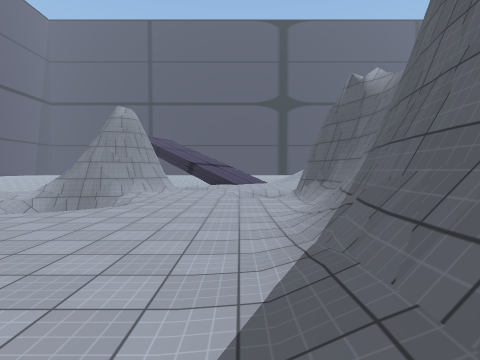
View 1 (above)

24 first-person views from a walk through a 3-D level made in the Unity game engine. The camera is 1.4 m above the floor, tilts 2° down and sees 80° across. The floor is counted in squares, 2 m on a side. Each view is taken from the middle of a square. On the plan, view 1 faces up. The plan holds only what a view shows up to about 10 squares ahead; the rest is blank. The place goes on beyond the plan. The player is left out. Some animated figures are left out. Some surface patterns are stand-ins.

View 2
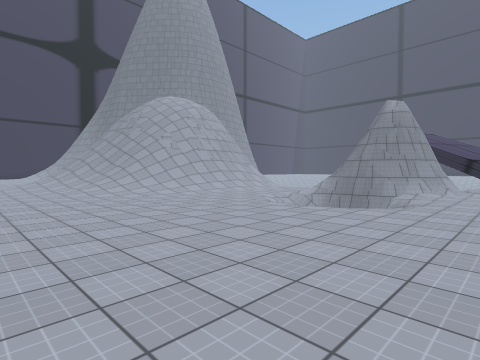

View 3
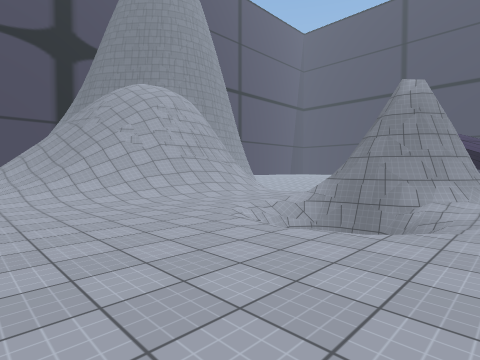

View 4
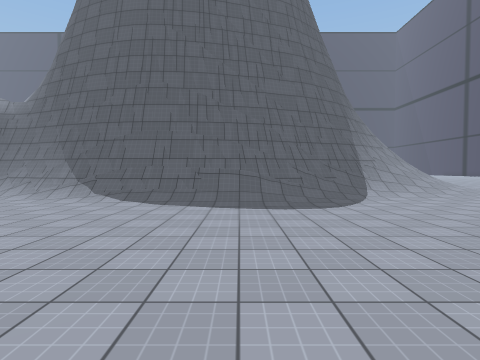

View 5
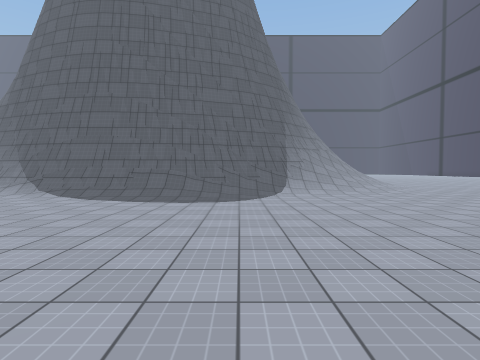

View 6
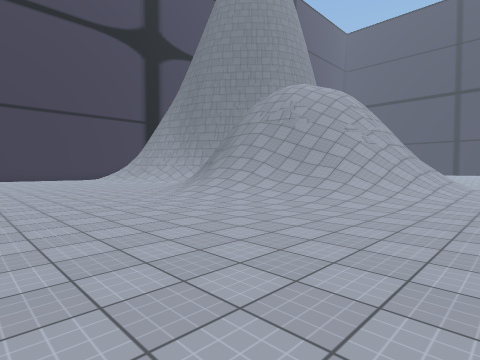

View 7
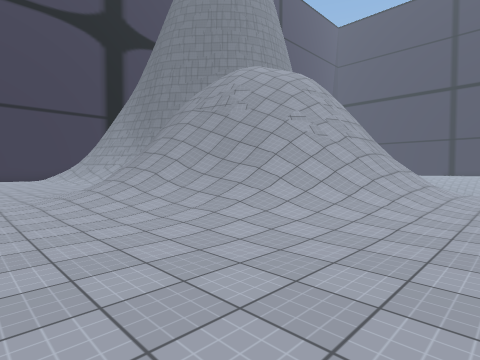

View 8
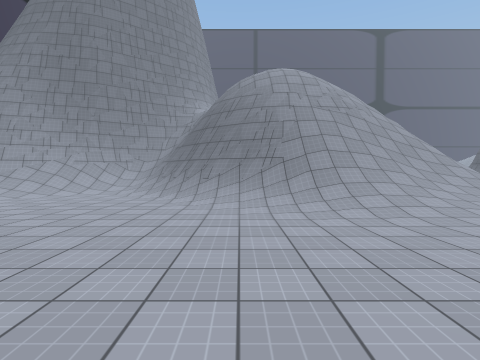

View 9
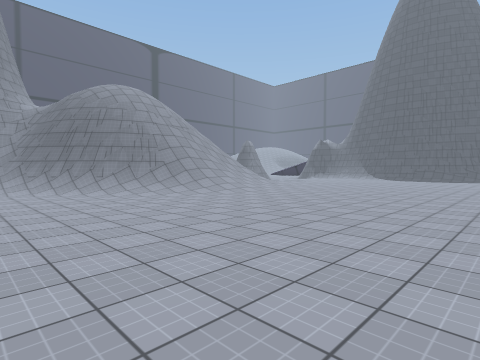

View 10
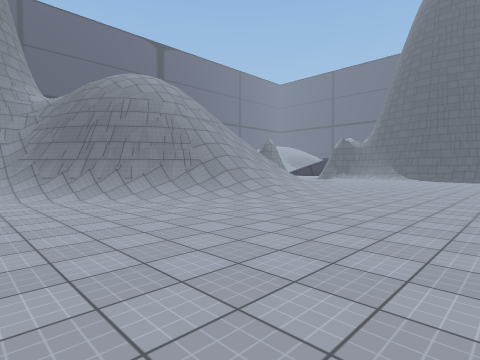

View 11
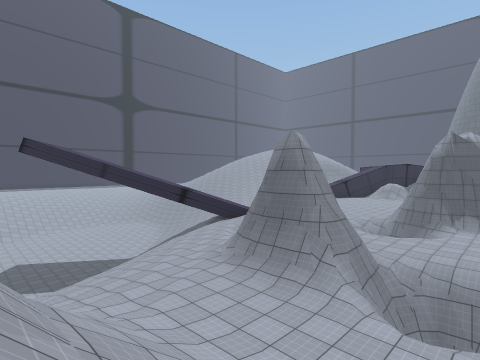

View 12
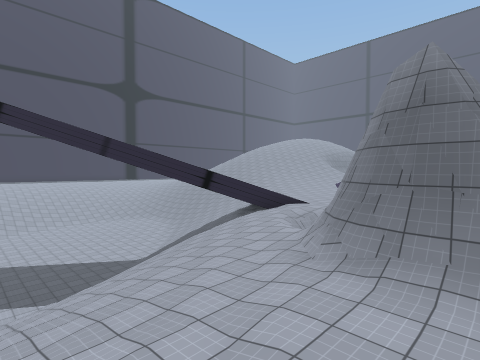

View 13
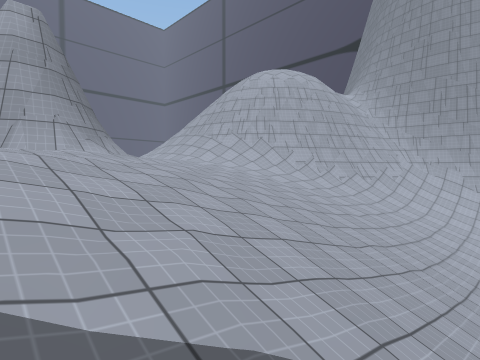

View 14
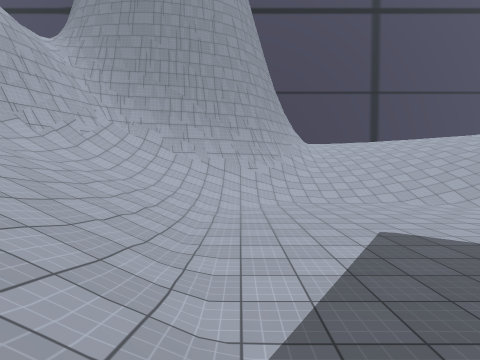

View 15
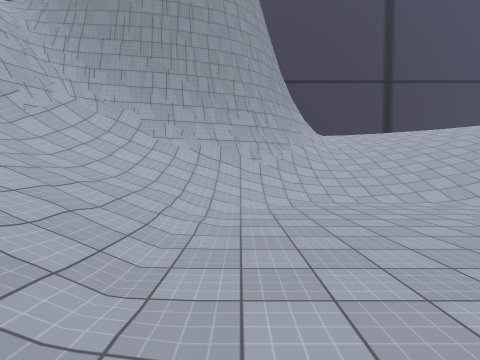

View 16
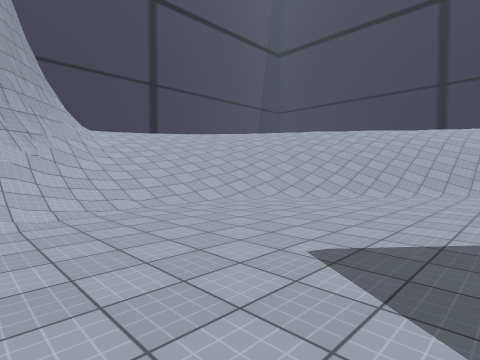

View 17
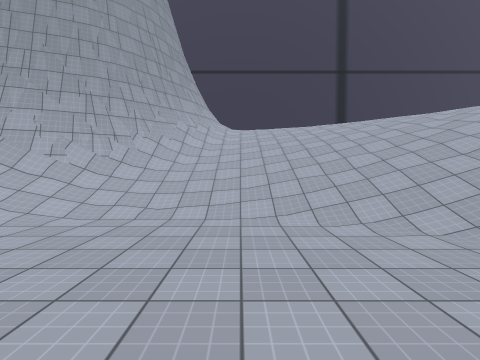

View 18
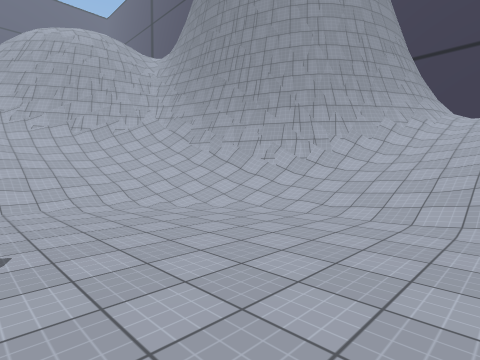

View 19
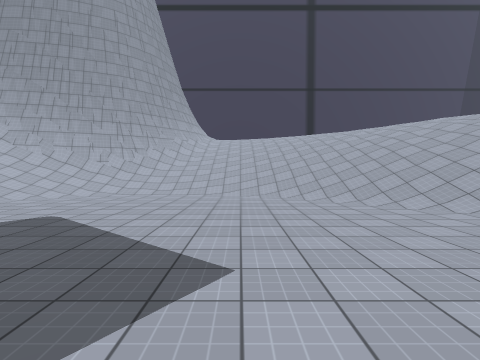

View 20
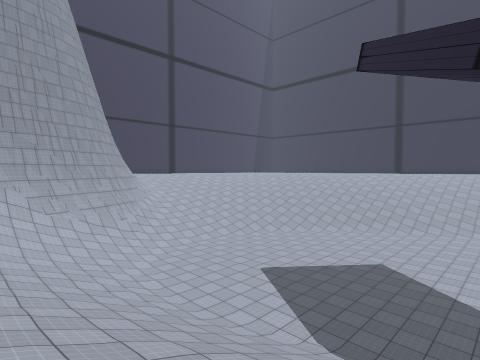

View 21
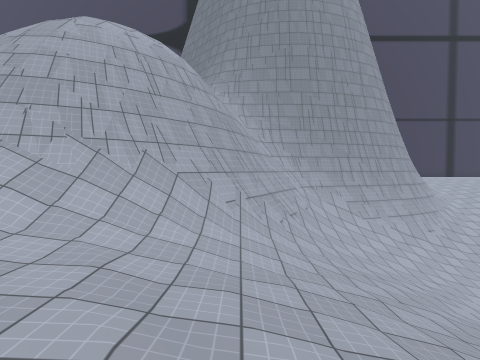

View 22
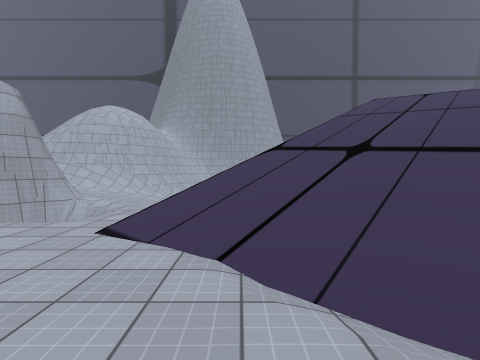

View 23
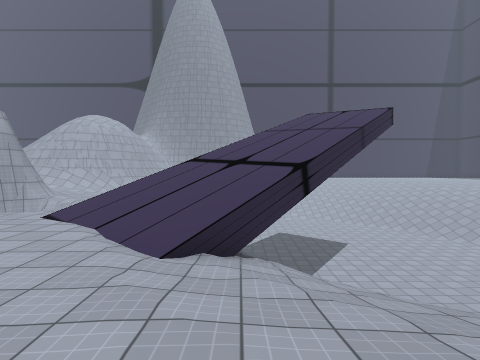

View 24
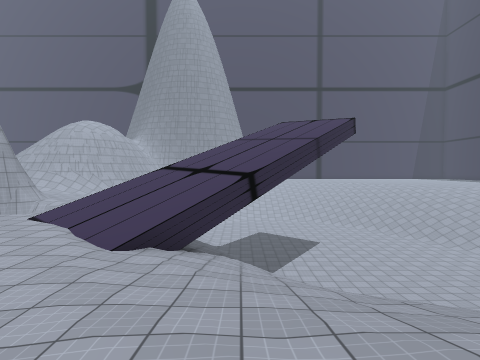

### Floor plan
Key: @ floor where view 1 was taken; # wall or solid block; x gap in a wall; . main floor; : floor 0.5 m higher than the main floor; - floor 0.5 m lower than the main floor; + floor 0.75 m higher than the main floor; _ floor 0.75 m lower than the main floor; < floor 1.25 m lower than the main floor; ( floor 1.5 m lower than the main floor; ! floor 4.75 m lower than the main floor; ? floor 5.25 m lower than the main floor; / step, stairs or slope; = window, fence, low wall or low ledge; v drop or lower ground.
Columns run from 20 left of view 1 to 6 right of it. Each row starts with its distance up from view 1.
 26  _///////??? ????!!
 25 __//////?????????!!!
 24 _</////??????????!!!
 23 _//////??????????!!
 22 <(////!?????????/?!
 21 #/////?????????////    //
 20 ###///????????//////////.+
 19   ###//????????/////////.:+
 18    ##///?????/// ////#-...
 17     #/////////////////...
 16     #=////////////=//...
 15     #/////////////#=/..
 14     #=///////////-....
 13    #####=//////-.vv/.
 12    #=v ##=//__-/=v
 11    //=vv##//--.###
 10  ##    /v#=/../###..=
  9  #=    /=##/../###..=##
  8  =#v/  //=#/..//x....##
  7  /#v//////=/../vv/....#
  6 //##v///////...vv/....#
  5 ../## /=////..........#
  4 .../#=//////........./#
  3 ....///////........../#
  2 ......//.............##
  1 .....................##
  0 ....................@##
 -1 ...................../#
 -2 ...................../#
 -3 ...................../##
 -4 ......................##
 -5 ......         ......./##
 -6                 ......//
 -7                  ......//
 -8                    ...../

Positions as (right, up) in squares from view 1, and headings:
1: (0, 0), facing up
2: (-1, 0), facing up-left
3: (-2, 2), facing up-left
4: (-6, -1), facing right
5: (-7, -3), facing right
6: (-7, -3), facing up-left
7: (-7, 0), facing up-left
8: (-16, -3), facing up
9: (-20, -5), facing up-right
10: (-20, -3), facing up-right
11: (-10, 6), facing up-right
12: (-9, 9), facing up-right
13: (-3, 17), facing down-left
14: (-6, 18), facing left
15: (-8, 18), facing left
16: (-9, 18), facing up-left
17: (-10, 22), facing left
18: (-10, 23), facing down-left
19: (-6, 23), facing left
20: (-5, 14), facing up-left
21: (-6, 12), facing left
22: (3, 16), facing left
23: (5, 18), facing left
24: (6, 19), facing left
